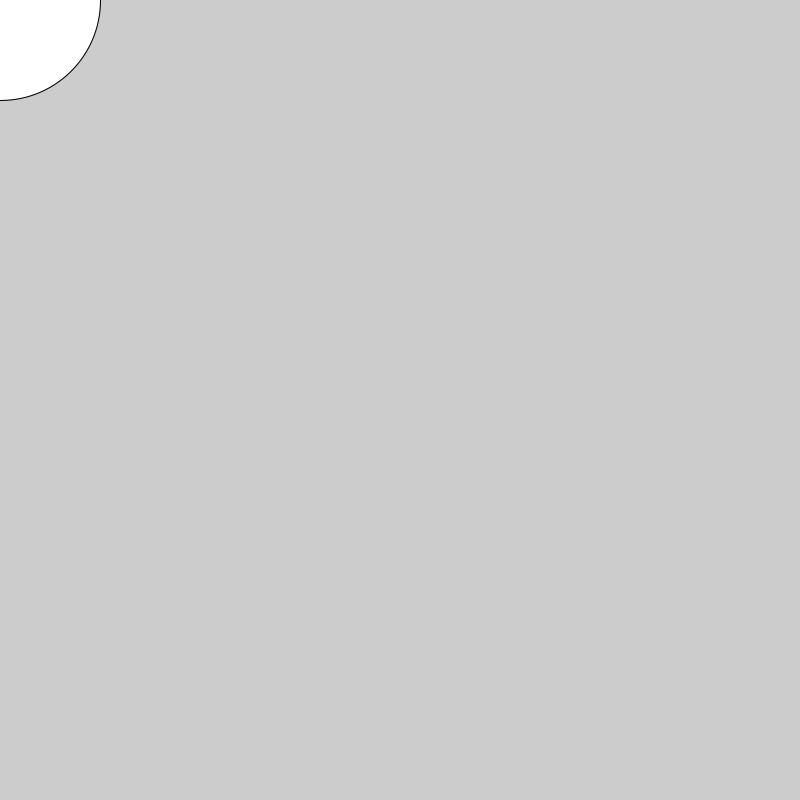
Frame 1 (no input)
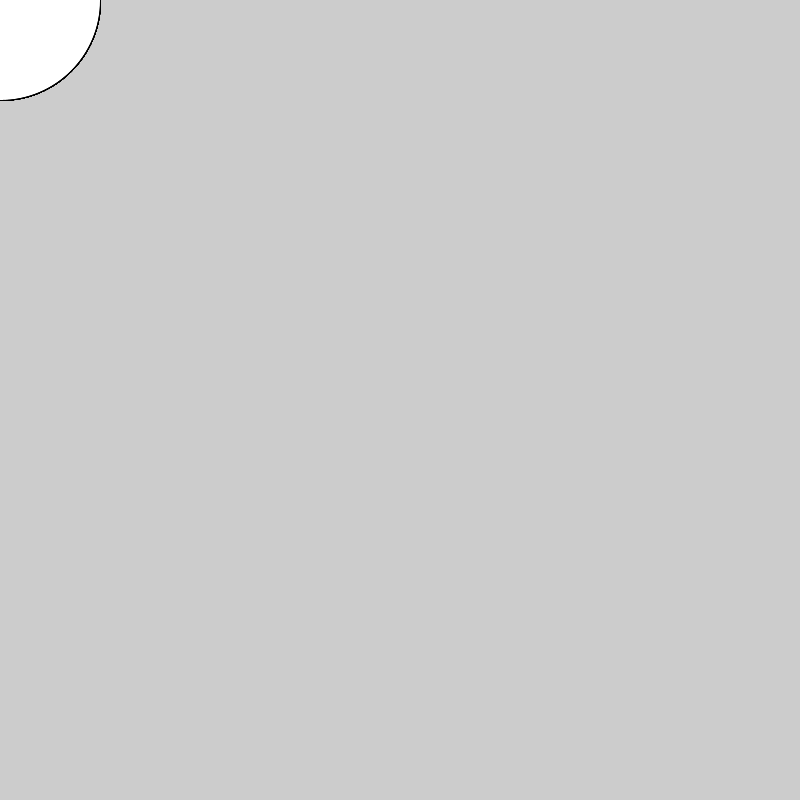
Frame 60 (the mouse pressed at the canvas centre just before this capture)
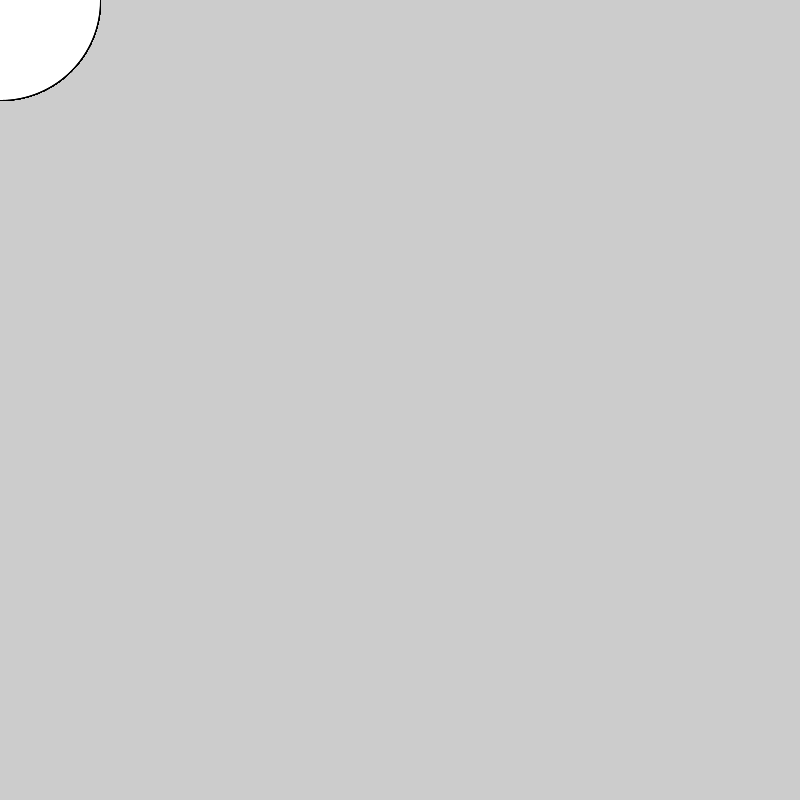
Frame 120 (the mouse held since frame 60 and released just before this capture)

The Processing sketch that drew these frames (run headless with seeded random() and noise(); from frame 60 on, the mouse is pressed at the canvas centre):

// Processing sketch: e04_circle
// ── e04_circle.pde
void setup(){
 size(800,800); 
}

void draw(){
  //square(300, 300, 200);
  //circle(100, 100, 20);
  float x = suma(10, 121);
  println(x);
}

void square(float x, float y, float bok){
  
  rect(x,y, bok, bok);
}
void circle(float x, float y, float srednica) {
  ellipse(x - srednica/2.0, y-srednica/2.0, srednica, srednica);
}

float suma(float a, float b){
 circle(100,100, 200);
 return a+b; 
}
